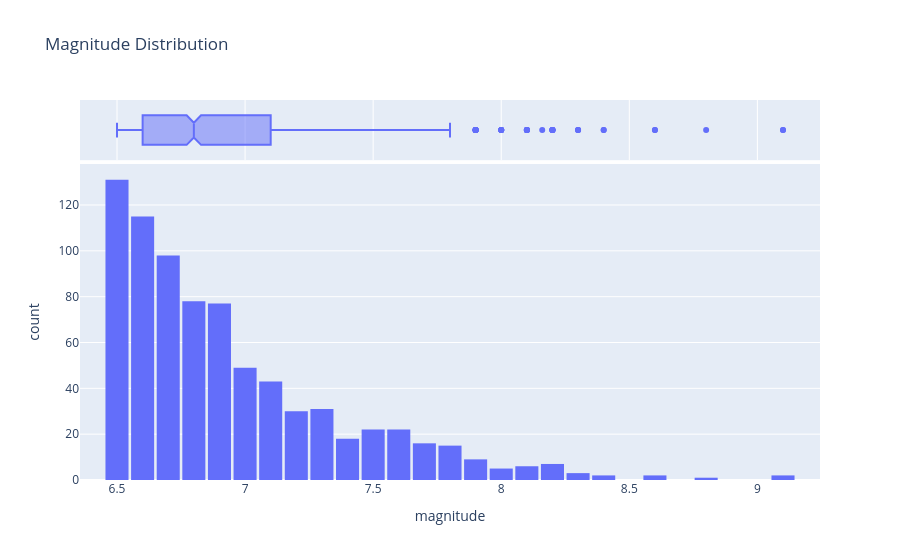
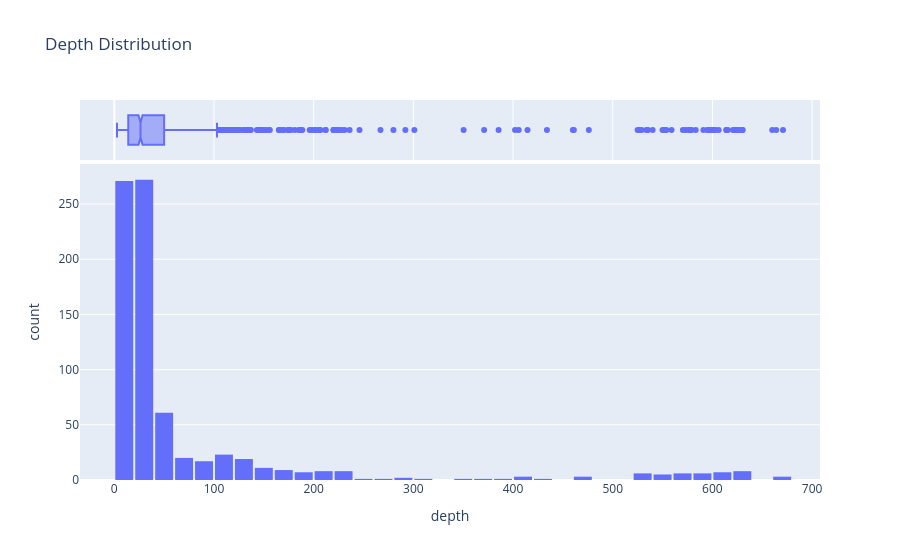
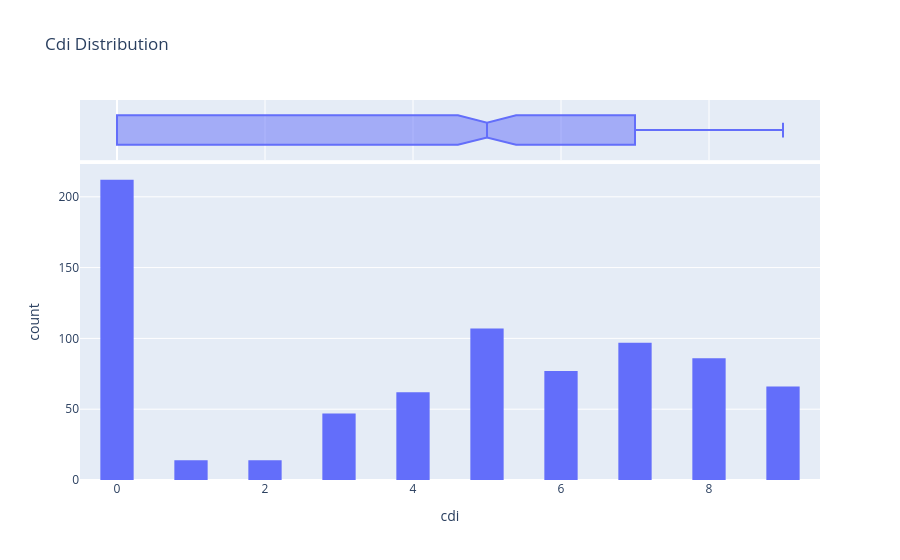
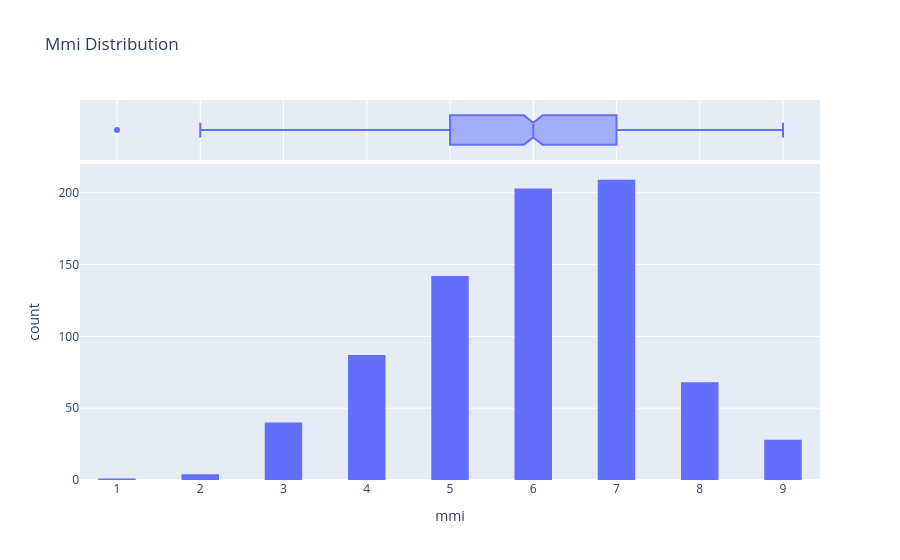

Notebook cell for these charts, in order:
### Code cell
# 5. Outlier detection using IQR method
key_features = ['magnitude', 'depth', 'cdi', 'mmi', 'sig']
for feature in key_features:
    fig = px.histogram(earthquake_data, x=feature, nbins=40, marginal='box', title=f'{feature.capitalize()} Distribution')
    fig.update_layout(bargap=0.1)
    fig.show()

### Figure 1 — Plotly figure (JSON) as saved in the notebook; plotly's stock layout.template omitted (floating-point values rounded to 4 significant figures; data arrays with more than 128 entries replaced by an {"elided": "..."} marker saying what was removed)
{"data": [{"bingroup": "x", "hovertemplate": "magnitude=%{x}<br>count=%{y}<extra></extra>", "legendgroup": "", "marker": {"color": "#636efa", "pattern": {"shape": ""}}, "name": "", "nbinsx": 40, "orientation": "v", "showlegend": false, "type": "histogram", "x": {"elided": "782 float values"}, "xaxis": "x", "yaxis": "y"}, {"hovertemplate": "magnitude=%{x}<extra></extra>", "legendgroup": "", "marker": {"color": "#636efa"}, "name": "", "notched": true, "showlegend": false, "type": "box", "x": {"elided": "782 float values"}, "xaxis": "x2", "yaxis": "y2"}], "layout": {"bargap": 0.1, "barmode": "relative", "legend": {"tracegroupgap": 0}, "title": {"text": "Magnitude Distribution"}, "xaxis": {"anchor": "y", "domain": [0, 1], "title": {"text": "magnitude"}}, "xaxis2": {"anchor": "y2", "domain": [0, 1], "matches": "x", "showgrid": true, "showticklabels": false}, "yaxis": {"anchor": "x", "domain": [0, 0.8316], "title": {"text": "count"}}, "yaxis2": {"anchor": "x2", "domain": [0.8416, 1], "matches": "y2", "showgrid": false, "showline": false, "showticklabels": false, "ticks": ""}}}

### Figure 2 — Plotly figure (JSON) as saved in the notebook; plotly's stock layout.template omitted (floating-point values rounded to 4 significant figures; data arrays with more than 128 entries replaced by an {"elided": "..."} marker saying what was removed)
{"data": [{"bingroup": "x", "hovertemplate": "depth=%{x}<br>count=%{y}<extra></extra>", "legendgroup": "", "marker": {"color": "#636efa", "pattern": {"shape": ""}}, "name": "", "nbinsx": 40, "orientation": "v", "showlegend": false, "type": "histogram", "x": {"elided": "782 float values"}, "xaxis": "x", "yaxis": "y"}, {"hovertemplate": "depth=%{x}<extra></extra>", "legendgroup": "", "marker": {"color": "#636efa"}, "name": "", "notched": true, "showlegend": false, "type": "box", "x": {"elided": "782 float values"}, "xaxis": "x2", "yaxis": "y2"}], "layout": {"bargap": 0.1, "barmode": "relative", "legend": {"tracegroupgap": 0}, "title": {"text": "Depth Distribution"}, "xaxis": {"anchor": "y", "domain": [0, 1], "title": {"text": "depth"}}, "xaxis2": {"anchor": "y2", "domain": [0, 1], "matches": "x", "showgrid": true, "showticklabels": false}, "yaxis": {"anchor": "x", "domain": [0, 0.8316], "title": {"text": "count"}}, "yaxis2": {"anchor": "x2", "domain": [0.8416, 1], "matches": "y2", "showgrid": false, "showline": false, "showticklabels": false, "ticks": ""}}}

### Figure 3 — Plotly figure (JSON) as saved in the notebook; plotly's stock layout.template omitted (floating-point values rounded to 4 significant figures; data arrays with more than 128 entries replaced by an {"elided": "..."} marker saying what was removed)
{"data": [{"bingroup": "x", "hovertemplate": "cdi=%{x}<br>count=%{y}<extra></extra>", "legendgroup": "", "marker": {"color": "#636efa", "pattern": {"shape": ""}}, "name": "", "nbinsx": 40, "orientation": "v", "showlegend": false, "type": "histogram", "x": {"elided": "782 int values"}, "xaxis": "x", "yaxis": "y"}, {"hovertemplate": "cdi=%{x}<extra></extra>", "legendgroup": "", "marker": {"color": "#636efa"}, "name": "", "notched": true, "showlegend": false, "type": "box", "x": {"elided": "782 int values"}, "xaxis": "x2", "yaxis": "y2"}], "layout": {"bargap": 0.1, "barmode": "relative", "legend": {"tracegroupgap": 0}, "title": {"text": "Cdi Distribution"}, "xaxis": {"anchor": "y", "domain": [0, 1], "title": {"text": "cdi"}}, "xaxis2": {"anchor": "y2", "domain": [0, 1], "matches": "x", "showgrid": true, "showticklabels": false}, "yaxis": {"anchor": "x", "domain": [0, 0.8316], "title": {"text": "count"}}, "yaxis2": {"anchor": "x2", "domain": [0.8416, 1], "matches": "y2", "showgrid": false, "showline": false, "showticklabels": false, "ticks": ""}}}

### Figure 4 — Plotly figure (JSON) as saved in the notebook; plotly's stock layout.template omitted (floating-point values rounded to 4 significant figures; data arrays with more than 128 entries replaced by an {"elided": "..."} marker saying what was removed)
{"data": [{"bingroup": "x", "hovertemplate": "mmi=%{x}<br>count=%{y}<extra></extra>", "legendgroup": "", "marker": {"color": "#636efa", "pattern": {"shape": ""}}, "name": "", "nbinsx": 40, "orientation": "v", "showlegend": false, "type": "histogram", "x": {"elided": "782 int values"}, "xaxis": "x", "yaxis": "y"}, {"hovertemplate": "mmi=%{x}<extra></extra>", "legendgroup": "", "marker": {"color": "#636efa"}, "name": "", "notched": true, "showlegend": false, "type": "box", "x": {"elided": "782 int values"}, "xaxis": "x2", "yaxis": "y2"}], "layout": {"bargap": 0.1, "barmode": "relative", "legend": {"tracegroupgap": 0}, "title": {"text": "Mmi Distribution"}, "xaxis": {"anchor": "y", "domain": [0, 1], "title": {"text": "mmi"}}, "xaxis2": {"anchor": "y2", "domain": [0, 1], "matches": "x", "showgrid": true, "showticklabels": false}, "yaxis": {"anchor": "x", "domain": [0, 0.8316], "title": {"text": "count"}}, "yaxis2": {"anchor": "x2", "domain": [0.8416, 1], "matches": "y2", "showgrid": false, "showline": false, "showticklabels": false, "ticks": ""}}}
